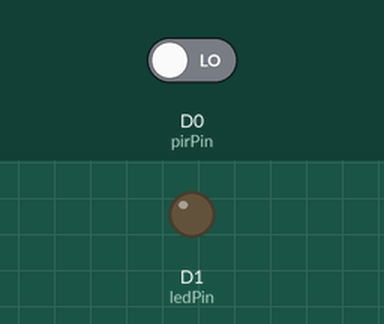
Simulated run of this sketch. Board: Particle Photon. Shown: output pins drawn as LEDs (lit = HIGH). The test bench sets the inputs (shaded band); at power-on: D0 (pirPin) LOW. The local clock reads 2024-03-15 10:24:30 at power-on unless the sketch sets it.

Above: at 1.2 s.
1.3 s: D0 (pirPin) driven HIGH
At 2.0 s:
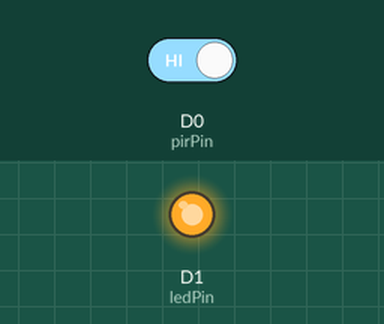
2.8 s: D0 (pirPin) driven LOW
At 3.1 s:
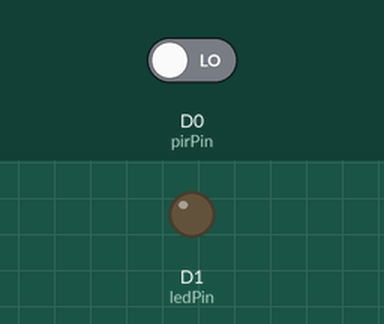
Timing chart, 0 to 5.8 s (numbered marks = the images above; inputs shaded):
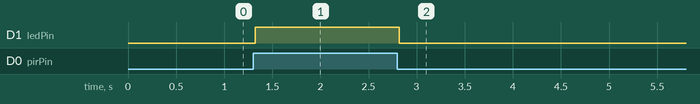

The sketch:

firmwareArgon.ino
```cpp
/*
 * Project Smart home (Argon)
 * Description: IOT Project (Automatic morning routine)
 * Author: Lars Juhl
 * Date: 16/10/2019
 */

// Declare variables
int pirPin = D0;                // choose the input pin (for PIR sensor)
int ledPin = D1;                // LED Pin
int tempRead = A0;              // LM35 Analog pin

int pirState = LOW;             // we start assuming no motion detected
int PIRval = 0;                 // variable for reading the PIR pin status
int calibrateTime = 5000;       // wait for the PIR sensor to calibrate
int analogTempValue = 0;        // Analog temperature value
int adc_value = 0;              // The PIR adc value
double tempVariable = 0;        // Temperature in celsius for the cloud
int actualTime = 0;             // Seconds that the program has run
int count = 0;                  // Either 0 or 1, for the morning routine
String temp;
int burglerAlarmStatus = 0;     // Either 0 or 1 to activate the burgler alarm

int hour = 0;                   // The actual local-time  hour used for morning routine

// Initial setup
void setup() {
    Serial.begin(9600);           // Starts serial communication (Used for testing)
    pinMode(ledPin, OUTPUT);      // declare LED as OUTPUT
    pinMode(pirPin, INPUT);       // declare PIR sensor as input
    pinMode(tempRead, INPUT);     // declare tempSensor as input

    Particle.variable("PIR", PIRval);                // Cloud variable of PIR value
    Particle.variable("Temperature", tempVariable);  // Cloud variable of temp
    Particle.variable("Hour", hour);                 // Used for testing

    Particle.function("BurglerAlarm", burglerAlarm);
}

// Program running
void loop()
{
  hour = Time.hour() + 1; // Stores the current hour (UTC) + 1 for local time
  actualTime = millis()/1000; // Seconds that the program has run

  // if the sensor is calibrated PIR detects motion
  if (calibratedPIR())
    {
    // get the data from the sensor
    readThePIRSensor();

    // report it out, if the state has changed
    reportThePIRData();

      // Morning routine only run once a day
      if (hour >= 6 && hour < 15) //Events should only run once in timeinterval 6 to 9
        {
           if(PIRval == 1 && count < 1)
           {
           // Event to engage servo to the electric kettle
           Particle.publish("TurnServoOn", "Initiate Servo", PRIVATE); // Event that the photon subscribes to
           // Event to the webhook to turn HUE lights on
           Particle.publish("TurnLightsOn", "Hue is starting morning routine", PRIVATE);
           // Her kommer webhook til at tænde radioen

           count = 1; // As long as we are between 06-09, the events only gets published once
           }

        } else
          {
          count = 0;  // Restarts count so it ONLY executes ones a day. (First time you get up)
          }
    }

  // Get temperature and Firealarm
  if (modulusTime())    // If True (That is every 10 seconds)
    {
      if ((actualTime*1000)-millis() == 0) // And if this is true read the temperature.
      {
          readTemperatureFunc();

          // Firealarm
          if(tempVariable > 26) // If temperature reach 26 or above, the alarm will go off via webhook
          {
            // Event to webhook for mailgun and HUE
            Particle.publish("HUE_fire", "It's burning", PRIVATE);
            Particle.publish("MG_fire", PRIVATE);
          }
      }
    }

  // Burgler alarm
  if (burglerAlarmStatus == 1) // Activated with particle function in APP
    {
      if (PIRval == 1)        // When motion is detected
        {
          while(burglerAlarmStatus==1) // This loop will be true until I deactivate the alarm in the APP
          {
          // Publish an events for Mailgun and HUE
          Particle.publish("HUE_burgler", "You have an intruder", PRIVATE);
          Particle.publish("MG_burgler", PRIVATE);
          delay(10000); // Sends an email every 10 seconds, and keeps the HUE flashing red
          }
        }
    }
}


// FUNCTIONS
//

// PIR Motion detector
bool calibratedPIR() {
    return millis() - calibrateTime > 0;  // When the calibration time (5 sec) is finished its True
}

void readThePIRSensor() {
    PIRval = digitalRead(pirPin);   // Reads 0 or 1
}

void reportThePIRData() {
    if (PIRval == HIGH) {
        // the current state is no motion
        // i.e. it's just changed
        // announce this change by publishing an event
        if (pirState == LOW) {
          // we have just turned on
          Particle.publish("ArgonMotion", "Motion Detected", PRIVATE);

          // Update the current state
          pirState = HIGH;
          setLED(pirState);
        }
    } else {
        if (pirState == HIGH) {
          // we have just turned of
          // Update the current state
          Particle.publish("ArgonMotion", "Off", PRIVATE);
          pirState = LOW;
          setLED(pirState);
        }
    }
}

// LED lights up when motion is detected
void setLED(int state) {
    digitalWrite(ledPin, state);
}

// Temperature sensor
void readTemperatureFunc(){
    adc_value = analogRead(tempRead);           // Reads the adc value (max 1024 = 5V) 10mV/1deg C
    float tempValue = (adc_value*0.80)/10;      // Calculate to Celsius
    tempVariable = tempValue;
    String tempC = String(tempValue);            // Convert the Celsius result to a string
    Particle.publish("temp", tempC, PRIVATE);    // Publish an event named "temp" with the data of tempC
}

bool modulusTime() {
    return (millis()/1000) % 10 == 0;     // Takes milliseconds the program has run into seconds, and divide with 10
                                          // so it is only true every 10 seconds. (Used to read temperature every 10 sec)
}

// Set burgler alarm on/off
int burglerAlarm(String command) {

    if (command=="on") {
        burglerAlarmStatus = 1;
        return 1;
    }
    else if (command=="off") {
        burglerAlarmStatus = 0;
        return 0;
    }
    else {
        return -1;
    }

}
```

Measured:
- after the input at 1.3 s, D1 (ledPin): LOW → HIGH at once
- after the input at 2.8 s, D1 (ledPin): HIGH → LOW at once
